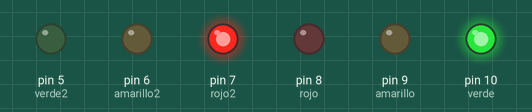
Recording of a sketch running on a simulated Arduino Uno, built with avr-gcc and run on an emulated ATmega328P. On the bench: output pins drawn as LEDs (lit = HIGH).

Above: at 2.5 s.
At 5.5 s:
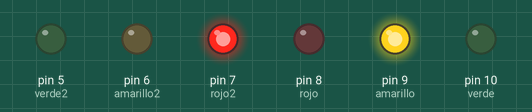
At 8.5 s:
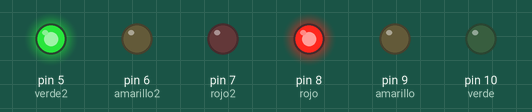
At 11.5 s:
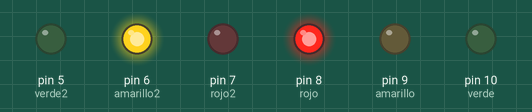
Timing chart, 0 to 15.6 s (numbered marks = the images above):
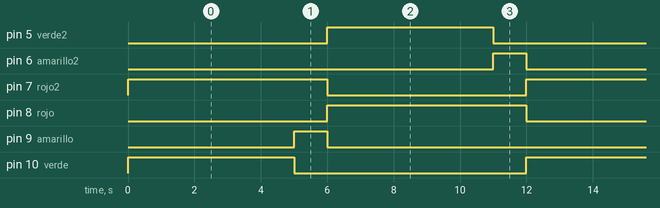

Measured:
- by itself, pin 5 (verde2), pin 10 (verde): alternates HIGH for 5.0 s and LOW for 7.0 s
- by itself, pin 6 (amarillo2), pin 9 (amarillo): alternates HIGH for 1.0 s and LOW for 11.0 s
- by itself, pin 7 (rojo2), pin 8 (rojo): alternates HIGH for 6.0 s and LOW for 6.0 s

The sketch:

Semaforos.ino
```cpp
/*
Programa: Semaforo doble.
Utilidad: Dos semaforos sincronizados entre si.
Programadores: Jorge Franco
               Jesus Navarro
               Gerardo Ramirez
Fecha: 11/03/15
Version: 1.0
Changelog:
-n/d
*/
 // ------------------------------------------------------------------------------------
 // Declarar salidas
 int verde=10;
 int amarillo=9;
 int rojo=8;
 int verde2=5;
 int amarillo2=6;
 int rojo2=7;
// ---------------------------------------------------------------------------------------
//Declarar pines como salida
 void setup() {
  pinMode(verde, OUTPUT);
  pinMode(amarillo, OUTPUT);
  pinMode(rojo, OUTPUT);
  pinMode(verde2, OUTPUT);
  pinMode(amarillo2,OUTPUT);
  pinMode(rojo2,OUTPUT);
 }
// ---------------------------------------------------------------------------------------
//Semaforos
void loop() {
digitalWrite(verde, HIGH);
digitalWrite(rojo2, HIGH);
delay(5000);
digitalWrite(verde, LOW);
digitalWrite(amarillo, HIGH);
delay(1000);
digitalWrite(amarillo, LOW);
digitalWrite(rojo2, LOW);
digitalWrite(verde2,HIGH);
digitalWrite(rojo,HIGH);
delay(5000);
digitalWrite(verde2, LOW);
digitalWrite(amarillo2, HIGH);
delay(1000);
digitalWrite(amarillo2, LOW);
digitalWrite(rojo, LOW);
}
```
